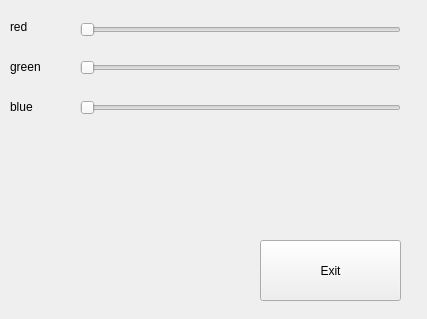
<?xml version="1.0" encoding="UTF-8"?>
<ui version="4.0">
 <class>MainWindow</class>
 <widget class="QMainWindow" name="MainWindow">
  <property name="geometry">
   <rect>
    <x>0</x>
    <y>0</y>
    <width>427</width>
    <height>319</height>
   </rect>
  </property>
  <property name="windowTitle">
   <string>MainWindow</string>
  </property>
  <widget class="QWidget" name="centralWidget">
   <widget class="QPushButton" name="btnExit">
    <property name="geometry">
     <rect>
      <x>260</x>
      <y>240</y>
      <width>141</width>
      <height>61</height>
     </rect>
    </property>
    <property name="text">
     <string>Exit</string>
    </property>
   </widget>
   <widget class="QSlider" name="slRed">
    <property name="geometry">
     <rect>
      <x>80</x>
      <y>20</y>
      <width>321</width>
      <height>20</height>
     </rect>
    </property>
    <property name="maximum">
     <number>255</number>
    </property>
    <property name="orientation">
     <enum>Qt::Horizontal</enum>
    </property>
   </widget>
   <widget class="QSlider" name="slGreen">
    <property name="geometry">
     <rect>
      <x>80</x>
      <y>60</y>
      <width>321</width>
      <height>16</height>
     </rect>
    </property>
    <property name="maximum">
     <number>255</number>
    </property>
    <property name="orientation">
     <enum>Qt::Horizontal</enum>
    </property>
   </widget>
   <widget class="QSlider" name="slBlue">
    <property name="geometry">
     <rect>
      <x>80</x>
      <y>100</y>
      <width>321</width>
      <height>16</height>
     </rect>
    </property>
    <property name="maximum">
     <number>255</number>
    </property>
    <property name="orientation">
     <enum>Qt::Horizontal</enum>
    </property>
   </widget>
   <widget class="QLabel" name="label">
    <property name="geometry">
     <rect>
      <x>10</x>
      <y>20</y>
      <width>59</width>
      <height>14</height>
     </rect>
    </property>
    <property name="text">
     <string>red</string>
    </property>
   </widget>
   <widget class="QLabel" name="label_2">
    <property name="geometry">
     <rect>
      <x>10</x>
      <y>60</y>
      <width>59</width>
      <height>14</height>
     </rect>
    </property>
    <property name="text">
     <string>green</string>
    </property>
   </widget>
   <widget class="QLabel" name="label_3">
    <property name="geometry">
     <rect>
      <x>10</x>
      <y>100</y>
      <width>59</width>
      <height>14</height>
     </rect>
    </property>
    <property name="text">
     <string>blue</string>
    </property>
   </widget>
  </widget>
 </widget>
 <resources/>
 <connections/>
</ui>
